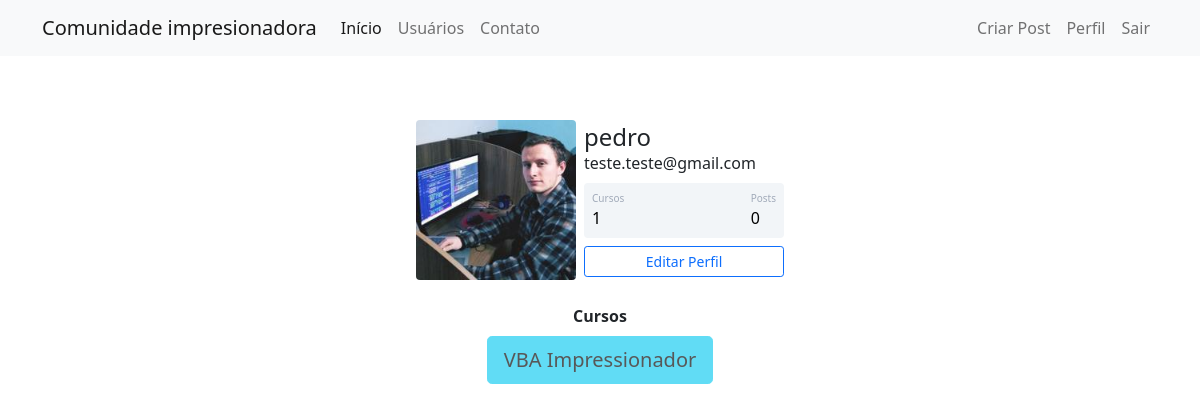
Screenshot of /perfil (signed in) with the database file from the repository.
### comunidadeimpressionadora/models.py (models this page shows)
class Usuario(database.Model, UserMixin):
    id = database.Column(database.Integer, primary_key=True)
    username = database.Column(database.String, nullable=False)
    email = database.Column(database.String, nullable=False, unique=True)
    senha = database.Column(database.String, nullable=False)
    foto_perfil = database.Column(database.String, default='default.jpg')
    posts = database.relationship('Post', backref='autor', lazy=True)
    cursos = database.Column(database.String, nullable=False, default='Não Informado')

### comunidadeimpressionadora/routes.py (the view)
@app.route("/perfil")
@login_required
def perfil():
    foto_perfil = url_for("static", filename=f"fotos_perfil/{current_user.foto_perfil}")
    return render_template('perfil.html',foto_perfil=foto_perfil)

### comunidadeimpressionadora/models.py (called while the page is built)
@login_manager.user_loader
def load_usuario(id_usuario):
    return Usuario.query.get(int(id_usuario))

### comunidadeimpressionadora/templates/perfil.html (shortened to what this page needs)
{% extends 'base.html' %}
{% block body %}
    <div class="container mt-5 d-flex justify-content-center">
        <div class="card p-3">
            <div class="d-flex align-items-center">
                <div class="image pe-2">
                    <img src="{{ foto_perfil }}" class="rounded" width="160" >
                </div>
            <div class="ml-3 w-100">
            <h4 class="mb-0 mt-0">{{ current_user.username }}</h4>
            <span>{{ current_user.email }}</span>
            <div class="p-2 mt-2 bg-primary d-flex justify-content-between rounded text-white stats">
                {% if current_user.cursos == 'Não Informado' %}
                    <div class="d-flex flex-column">
                        <span class="articles">Cursos</span>
                        <span class="number1">0</span>
                    </div>
                {% else %}
                    <div class="d-flex flex-column">
                        <span class="articles">Cursos</span>
                        <span class="number1">{{ current_user.cursos.count(';') + 1 }}</span>
                    </div>
                {% endif %}
                <div class="d-flex flex-column">
                    <span class="followers">Posts</span>
                    <span class="number2">0</span>
                </div>
            </div>
            <div class="button mt-2 d-flex flex-row align-items-center">
                <a class="w-100" href="{{ url_for('editar_perfil') }}">
                    <button class="btn btn-sm btn-outline-primary w-100">Editar Perfil</button>
                </a>
            </div>
            </div>
            </div>
        </div>
    </div>
<div class="row justify-content-center">
    <div class="col col-4 mt-2" style="text-align: center;">
        <strong> Cursos </strong><br>
        {% for curso in current_user.cursos.split(';') %}
            <button type="button" class="btn btn-lg btn-info mt-2" disabled>{{ curso }}</button>
        {% endfor %}
    </div>
</div>
{% endblock %}

### comunidadeimpressionadora/static/main.css (style rules this page uses)
.card { width: 400px; border: none; border-radius: 10px; background-color: #fff; }
.stats { background: #f2f5f8 !important; color: #000 !important; }
.articles { font-size:10px; color: #a1aab9; }
.number1 { font-weight:500; }
.followers { font-size:10px; color: #a1aab9; }
.number2 { font-weight:500; }

### rows the page displays
Usuario: username "pedro", email "teste.teste@gmail.com", cursos "1", cursos "VBA Impressionador"
